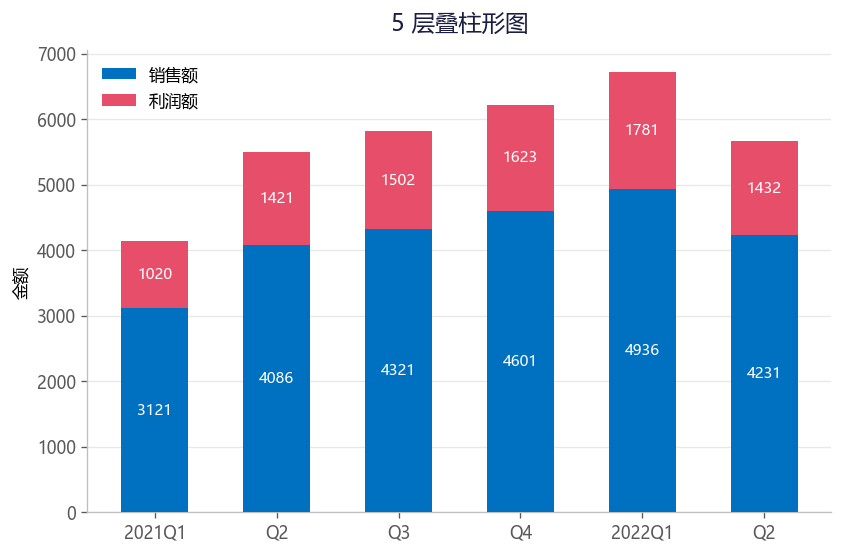

The script that saved this image:
# -*- coding: utf-8 -*-
"""
图表 05：层叠柱形图
复现《Excel数据可视化-从图表到数据大屏》第二章
运行: python 05_层叠柱形图.py  ->  生成 05_层叠柱形图.png
"""
import os, math
import numpy as np
import matplotlib
matplotlib.use('Agg')
import matplotlib.pyplot as plt
from matplotlib.patches import FancyBboxPatch, Circle, Wedge, PathPatch
from matplotlib.path import Path
import matplotlib.colors as mcolors

plt.rcParams['font.sans-serif'] = ['Microsoft YaHei', 'SimHei', 'DejaVu Sans']
plt.rcParams['axes.unicode_minus'] = False
plt.rcParams['figure.dpi'] = 120

BASE = r"c:\Users\DENG_影\Desktop\作业\数据可视化\《Excel数据可视化 - 从图表到数据大屏》-清华-郭宏远"
OUT = os.path.join(BASE, "python复现图表")
os.makedirs(OUT, exist_ok=True)

# 配色
C_BLUE   = '#0070C0'
C_BLUE_L = '#00B0F0'
C_BLUE_M = '#82ADD7'
C_DARK   = '#1A1E43'
C_ORANGE = '#FFC000'
C_RED    = '#E74E69'
C_OR     = '#E66B4C'
C_PURPLE = '#7030A0'
C_GREEN  = '#49A098'
C_TEAL   = '#4A5BD1'
C_INDIGO = '#464CAC'
C_CYAN   = '#7BBDD5'
C_SKY    = '#0097E0'

def save(fig, name):
    path = os.path.join(OUT, name)
    fig.savefig(path, bbox_inches='tight', facecolor='white')
    plt.close(fig)
    print("saved:", name)

def gradient_bars(ax, x, h, w, c_top, c_bot):
    """垂直渐变填充柱形"""
    cmap = mcolors.LinearSegmentedColormap.from_list('g', [c_bot, c_top])
    for xi, hi in zip(x, h):
        if hi <= 0:
            continue
        grad = np.linspace(0, 1, 256).reshape(-1, 1)
        ax.imshow(grad, extent=[xi - w/2, xi + w/2, 0, hi],
                  aspect='auto', cmap=cmap, zorder=2)
    ax.set_ylim(bottom=0)

def style_ax(ax):
    ax.spines['top'].set_visible(False)
    ax.spines['right'].set_visible(False)
    ax.spines['left'].set_color('#BFBFBF')
    ax.spines['bottom'].set_color('#BFBFBF')
    ax.tick_params(colors='#595959')

def catmull(x, y, n=30):
    """Catmull-Rom 平滑曲线"""
    pts = list(zip(x, y))
    pts = [pts[0]] + pts + [pts[-1]]
    xs, ys = [], []
    for i in range(len(pts) - 3):
        p0, p1, p2, p3 = pts[i], pts[i+1], pts[i+2], pts[i+3]
        for t in np.linspace(0, 1, n):
            t2, t3 = t*t, t*t*t
            X = 0.5*((2*p1[0]) + (-p0[0]+p2[0])*t +
                     (2*p0[0]-5*p1[0]+4*p2[0]-p3[0])*t2 +
                     (-p0[0]+3*p1[0]-3*p2[0]+p3[0])*t3)
            Y = 0.5*((2*p1[1]) + (-p0[1]+p2[1])*t +
                     (2*p0[1]-5*p1[1]+4*p2[1]-p3[1])*t2 +
                     (-p0[1]+3*p1[1]-3*p2[1]+p3[1])*t3)
            xs.append(X); ys.append(Y)
    return xs, ys

# ============ 5 层叠柱形图 ============
def fig05():
    q = ['2021Q1','Q2','Q3','Q4','2022Q1','Q2']
    sales  = [3121,4086,4321,4601,4936,4231]
    profit = [1020,1421,1502,1623,1781,1432]
    fig, ax = plt.subplots(figsize=(8,5))
    x = np.arange(len(q))
    ax.bar(x, sales, width=0.55, label='销售额', color=C_BLUE, zorder=3)
    ax.bar(x, profit, width=0.55, bottom=sales, label='利润额', color=C_RED, zorder=3)
    for xi, s, p in zip(x, sales, profit):
        ax.text(xi, s/2, str(s), ha='center', va='center', color='white', fontsize=9)
        ax.text(xi, s+p/2, str(p), ha='center', va='center', color='white', fontsize=9)
    ax.set_xticks(x); ax.set_xticklabels(q)
    ax.set_title('5 层叠柱形图', fontsize=14, color=C_DARK, pad=12)
    ax.set_ylabel('金额'); style_ax(ax)
    ax.legend(frameon=False, loc='upper left')
    ax.yaxis.grid(True, color='#E8E8E8', zorder=0)
    save(fig, '05_层叠柱形图.png')

if __name__ == '__main__':
    fig05()
